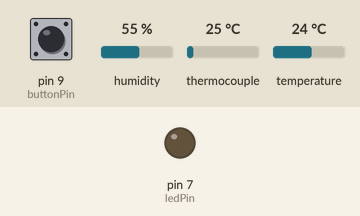
Recording of a sketch running on a simulated Arduino Uno, built with avr-gcc and run on an emulated ATmega328P. On the bench: output pins drawn as LEDs (lit = HIGH). Inputs (shaded band) come from the test bench; at power-on: pin 9 (buttonPin) LOW, humidity 55 %, thermocouple 25 °C, temperature 24 °C. What the sketch prints to the serial monitor is not drawn.

Above: at 2.2 s.
2.3 s: pin 9 (buttonPin) pulled HIGH for 0.15 s
Timing chart, 0 to 5.3 s (numbered marks = the images above; inputs shaded):
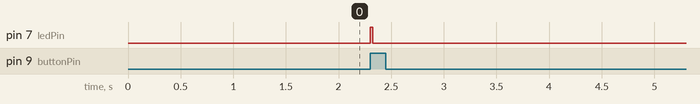

Measured:
- after the input at 2.3 s, pin 7 (ledPin): LOW → HIGH at once, → LOW 0.02 s later

The sketch:

es_termocoppia_e_dht11_con_pulsante.ino
```cpp
// this example is public domain. enjoy!
// www.ladyada.net/learn/sensors/thermocouple
#include "DHT.h"

#define DHTPIN 8
#define DHTTYPE DHT11
#include "max6675.h"
DHT dht(DHTPIN, DHTTYPE);

int ledPin = 7;
int thermoDO = 6;
int thermoCS = 5;
int thermoCLK = 4;
int buttonPin= 9;
int ledState= 0;
int lastState= 0;
//double Temp=0;


MAX6675 thermocouple(thermoCLK, thermoCS, thermoDO);
//int vccPin = 3;
//int gndPin = 2;

//unsigned long old_millis = 0;
//unsigned long delta = 1000;
//int minuti = 1;
float temp_dht = 0;
float temp_therm = 0;


void setup() {
  Serial.begin(9600);
  Serial.println(F("MILLIS, DHT11, MAX6675"));
  dht.begin();

  //pinMode(vccPin, OUTPUT); digitalWrite(vccPin, HIGH);
 // pinMode(gndPin, OUTPUT); digitalWrite(gndPin, LOW);

  pinMode(ledPin, OUTPUT);
pinMode (buttonPin, INPUT);
  // wait for MAX chip to stabilize
  delay(1000);

}

void loop() {
unsigned long now = millis();
int state = digitalRead(buttonPin);

  if(state == HIGH && state != lastState){
  //if (now >= old_millis + delta)

    digitalWrite(ledPin, HIGH);
    temp_dht = dht.readTemperature();
    temp_therm = thermocouple.readCelsius();
   // Serial.print(minuti);
   Serial.print(now/1000);
   Serial.print (", ");
    Serial.print(temp_therm);
    Serial.print (", ");
    Serial.println(temp_dht);
  digitalWrite (ledPin, LOW);
  //  Serial.println(F("°C "));

  //  old_millis = now;
   // minuti = minuti + 1;

  }
    lastState=state;
    if (state== LOW){
    digitalWrite(ledPin, LOW);
    delay(1);
    }

  //delay(1);


  //Serial.print(millis());
  //Serial.print(", ");
  //Serial.print("C = ");
  //Serial.println(thermocouple.readCelsius());
  //Serial.print("F = ");
  //Serial.println(thermocouple.readFahrenheit());

  //delay(1000);
}
```
